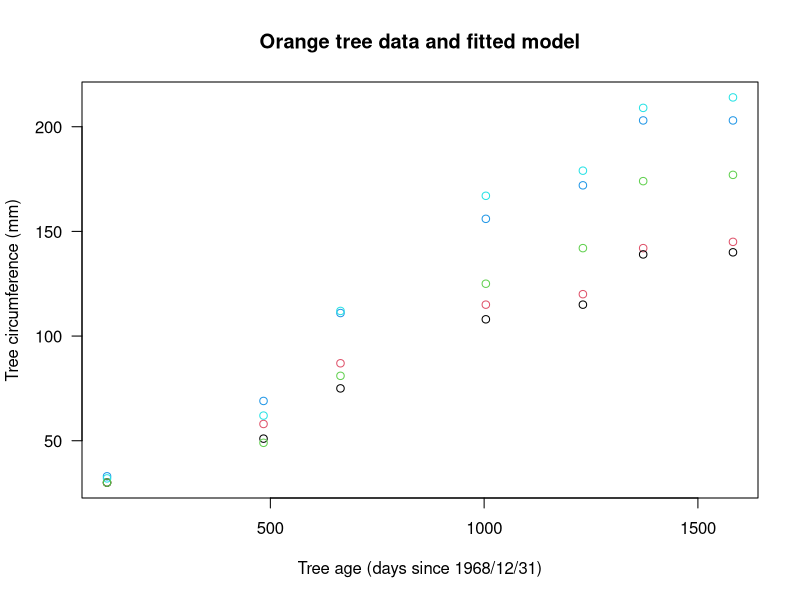
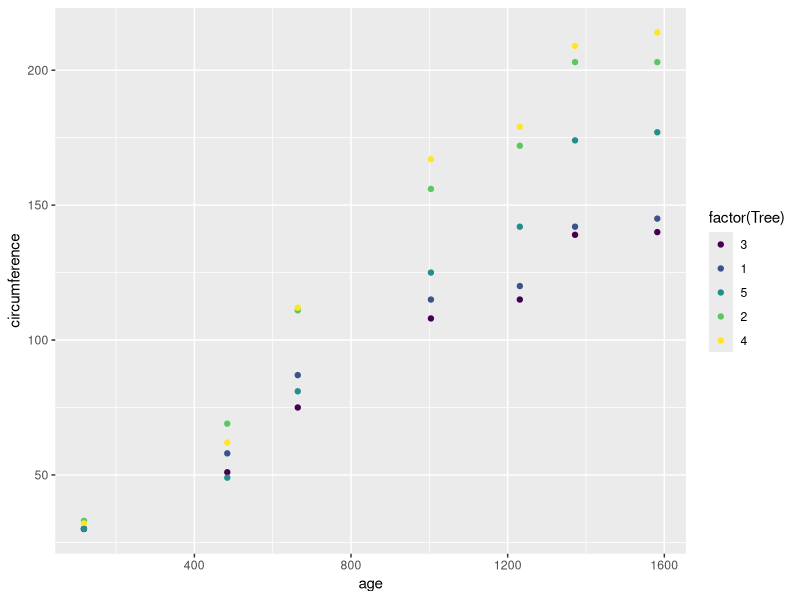
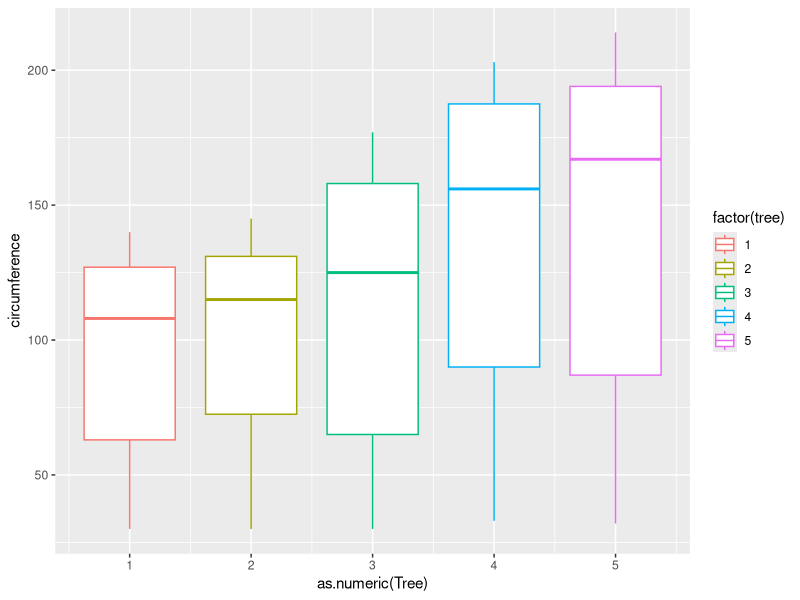
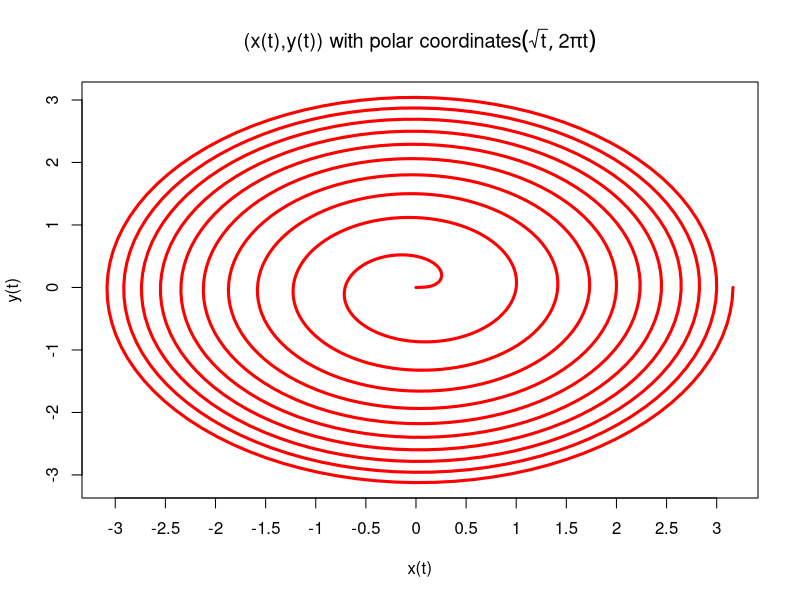

The R script that drew these images, in order:
## ---- chunk 1
knitr::opts_chunk$set(echo = TRUE)
## ---- chunk 2
library(ggplot2)
data (Orange)

plot(circumference ~ age, data = Orange,
     xlab = "Tree age (days since 1968/12/31)",
     ylab = "Tree circumference (mm)", las = 1,
     main = "Orange tree data and fitted model",
	 col = Tree)


p <- ggplot(Orange, aes(age, circumference))
p + geom_point(aes(color = factor(Tree)))

Orange$tree <- as.numeric(Orange$Tree)

p <- ggplot(Orange, aes(x = as.numeric(Tree), y = circumference))
p + geom_boxplot(aes(color = factor(tree)))

## ---- chunk 3

# ...	-=-=-=-=-=-=-=-=-=-=-=-=-=-=-=-=-=-=-=-=-=-=-=-=-=-=-=-=-=-=-=-=-=-=-=-=-
# ...	-=-=-=-=-=-=-=-=-=-=-=-=-=-=-=-=-=-=-=-=-=-=-=-=-=-=-=-=-=-=-=-=-=-=-=-=-

	t<-seq(0,10,length=1000)
	x<-sqrt(t)*cos(2*pi*t)
	y<-sqrt(t)*sin(2*pi*t)
	
	plot(x,y,axes=F,type="l",lwd=3,xlab="x(t)",ylab="y(t)",col="red")
	axis(1,at=seq(-3,3,by=0.5),labels=seq(-3,3,by=0.5))
	axis(2)
	
	box()
	
	title(main=expression(
	paste("(x(t),y(t)) with polar coordinates",
	(list(sqrt(t),2*pi*t))
	)))
